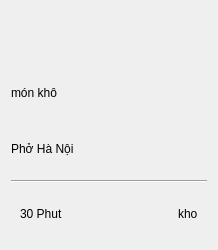
<?xml version="1.0" encoding="UTF-8"?>
<ui version="4.0">
 <class>Form</class>
 <widget class="QWidget" name="Form">
  <property name="geometry">
   <rect>
    <x>0</x>
    <y>0</y>
    <width>218</width>
    <height>250</height>
   </rect>
  </property>
  <property name="minimumSize">
   <size>
    <width>200</width>
    <height>250</height>
   </size>
  </property>
  <property name="maximumSize">
   <size>
    <width>218</width>
    <height>250</height>
   </size>
  </property>
  <property name="windowTitle">
   <string>Form</string>
  </property>
  <layout class="QVBoxLayout" name="verticalLayout">
   <item>
    <widget class="QLabel" name="label">
     <property name="maximumSize">
      <size>
       <width>200</width>
       <height>100</height>
      </size>
     </property>
     <property name="text">
      <string/>
     </property>
     <property name="pixmap">
      <pixmap>../accets/imgs/thick-forest-misty-3840x2160-26360.jpg</pixmap>
     </property>
     <property name="scaledContents">
      <bool>true</bool>
     </property>
    </widget>
   </item>
   <item>
    <widget class="QLabel" name="label_2">
     <property name="text">
      <string>món khô</string>
     </property>
    </widget>
   </item>
   <item>
    <widget class="QLabel" name="label_3">
     <property name="text">
      <string>Phở Hà Nội</string>
     </property>
    </widget>
   </item>
   <item>
    <widget class="Line" name="line">
     <property name="orientation">
      <enum>Qt::Horizontal</enum>
     </property>
    </widget>
   </item>
   <item>
    <widget class="QWidget" name="widget" native="true">
     <layout class="QHBoxLayout" name="horizontalLayout">
      <item>
       <widget class="QLabel" name="label_4">
        <property name="text">
         <string>30 Phut</string>
        </property>
       </widget>
      </item>
      <item>
       <spacer name="horizontalSpacer">
        <property name="orientation">
         <enum>Qt::Horizontal</enum>
        </property>
        <property name="sizeHint" stdset="0">
         <size>
          <width>113</width>
          <height>20</height>
         </size>
        </property>
       </spacer>
      </item>
      <item>
       <widget class="QLabel" name="label_5">
        <property name="text">
         <string>kho</string>
        </property>
       </widget>
      </item>
     </layout>
    </widget>
   </item>
  </layout>
 </widget>
 <resources/>
 <connections/>
</ui>
